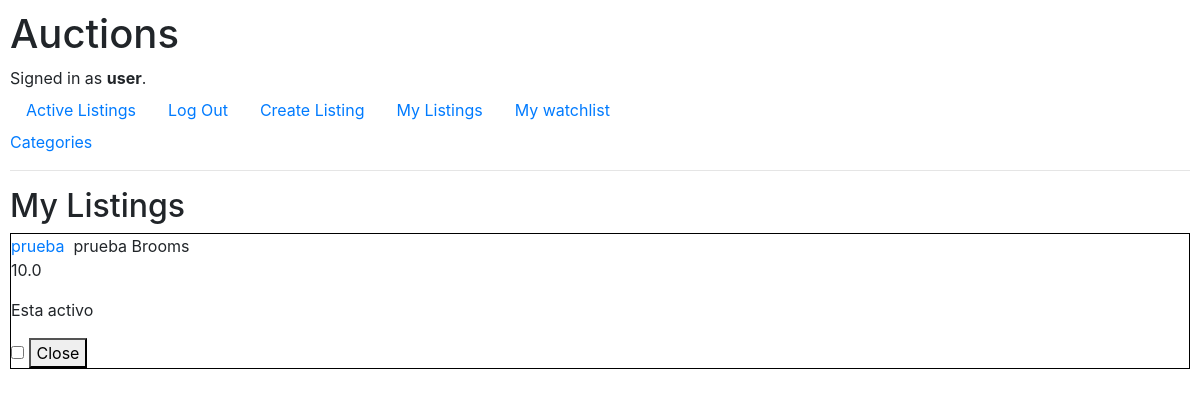
Screenshot of /mylistings (signed in) with the database file from the repository.
### auctions/models.py (models this page shows, shortened)
class User(AbstractUser):
     watchlist = models.ManyToManyField('Listing', related_name='watchlist', blank=True)

class Listing(models.Model):
    product = models.CharField(max_length=100)
    picture_url = models.URLField(max_length=100000000,blank=True,editable=False)
    description = models.CharField(max_length=1000,blank=True)
    user = models.ForeignKey(User,on_delete=models.CASCADE,blank=False)
    is_active = models.BooleanField(default=True)
    category = models.ForeignKey(Category,on_delete=models.CASCADE)

class Category(models.Model):
    category = models.CharField(max_length=100)
    def __str__(self):
        return self.category

class Bid(models.Model):
    bid = models.FloatField()
    listing = models.ForeignKey(Listing, on_delete=models.CASCADE, blank=True, null=True)
    user = models.ForeignKey(User, on_delete=models.CASCADE, blank=False)

### auctions/views.py (the view)
# urls.py: path('mylistings',views.mylistings,name='mylistings'),
def mylistings(request):
    listings = Listing.objects.filter(user=request.user)
    for listing in listings:
        listing.bids = Bid.objects.filter(listing=listing)
    return render(request, "auctions/mylistings.html",{'listings': listings})

### auctions/templates/auctions/mylistings.html (shortened to what this page needs)
{% extends "auctions/layout.html" %}
{% block body %}
    <h2>My Listings</h2>
    <div  style="border: 1px solid black;">
    {% for listing in listings %}
       <a href="{% url 'listing' id=listing.id %}" >{{listing.product}}</a>
        {{listing.description}}
        {{listing.category}}
        {% for bid in listing.bid_set.all %}
        <p>{{ bid.bid }}</p>
        {% endfor %}
        {% if listing.is_active %}
            <p>Esta activo</p>
            <form action="{% url 'close' id=listing.id %}" method="POST">
                <input type="checkbox" name="is_active" value="False">
                <button type="submit">Close</button>
            </form>
        {% else %}
            {% for bid in listing.bids %}
            <li>{{ bid.user.username }} ofreció ${{ bid.bid }} y gano</li>
            {% endfor %}
        {% endif %}
    {% endfor %}
    </div>
{% endblock %}

### auctions/templates/auctions/layout.html (shortened to what this page needs)
{% load static %}
<!DOCTYPE html>
<html lang="en">
    <head>
        <link rel="stylesheet" href="https://stackpath.bootstrapcdn.com/bootstrap/4.4.1/css/bootstrap.min.css">
        <link href="{% static 'auctions/styles.css' %}" rel="stylesheet">
    </head>
    <body>
        <h1>Auctions</h1>
        <div>
            {% if user.is_authenticated %}
                Signed in as <strong>{{ user.username }}</strong>.
            {% else %}
                Not signed in.
            {% endif %}
        </div>
        <ul class="nav">
            <li class="nav-item">
                <a class="nav-link" href="{% url 'index' %}">Active Listings</a>
                <a href="{% url 'categories' %}">Categories</a>
            </li>
            {% if user.is_authenticated %}
                <li class="nav-item">
                    <a class="nav-link" href="{% url 'logout' %}">Log Out</a>
                </li>
                <li class="nav-item">
                    <a class="nav-link" href="{% url 'create' %}">Create Listing</a>
                </li>
                <li class="nav-item">
                    <a class="nav-link" href="{% url 'mylistings' %}">My Listings</a>
                </li>
                <li class="nav-item">
                    <a class="nav-link" href="{% url 'watchlist' user_id=user.id %}">My watchlist</a>
                </li>
            {% endif %}
        </ul>
        <hr>
        {% block body %}
        {% endblock %}
    </body>
</html>

### auctions/static/auctions/styles.css (style rules this page uses)
body { padding: 10px; }

### rows the page displays
User: username "user"
Listing: product "prueba", description "prueba", category "Brooms"
Bid: bid "10.0"
